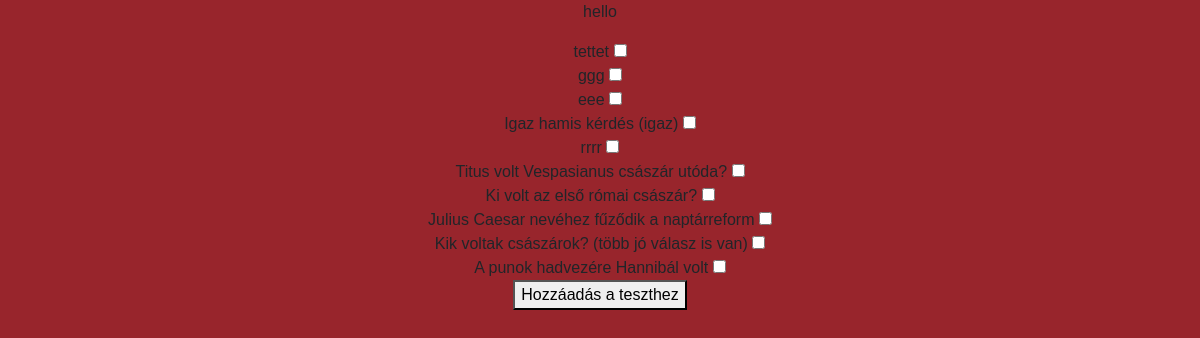
/test/24/select-questions/, run on an earlier commit of the app's database.
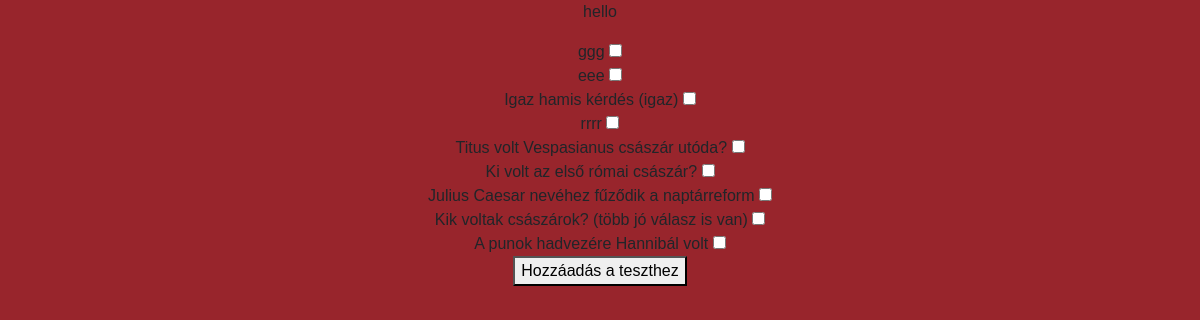
And on a later commit of the database.
### roman_map/models.py (models this page shows, shortened)
class Question(models.Model):
    id = models.BigAutoField(primary_key=True)
    QUESTION_TYPES = [
        ('mc', 'Több válasz'),
        ('tf', 'Igaz/Hamis')
    ]
    def validate_positiv_number(value):
        if value < 0:
            raise ValidationError(
                ('%(value)s kisebb min 0.'),
                params={'value': value},
            )
    quiz = models.ForeignKey(Quiz, on_delete=models.SET_NULL, related_name='questions', null=True, blank=True)
    text = models.CharField(max_length=255, blank=False)
    question_type = models.CharField(max_length=2, choices=QUESTION_TYPES)
    points = models.PositiveIntegerField(default=0, validators=[validate_positiv_number])

### roman_map/views.py (the view, shortened to what this page needs)
# urls.py: path('test/<int:quiz_id>/select-questions/', view=views.kerdes_kivalasztasa, name="kerdes_kivalasztasa"),
def kerdes_kivalasztasa(request, quiz_id):
    try:
        questions = Question.objects.filter(~Q(quiz = quiz_id))
        return render(request, 'quiz/select_questions.html', {"questions":questions})
    except Question.DoesNotExist as e:
        db_logger.error("Hiba: A kérdés nem található"+str(e))
        messages.error(request, "Hiba: A kérdés nem található!")
        return redirect("teszt_reszletei", quiz_id=quiz.id)
    except Quiz.DoesNotExist as e:
        db_logger.error("Hiba: a teszt nem található"+str(e))
        messages.error(request, "Hiba. A teszt nem található!")
        return redirect("teszt_reszletei", quiz_id=quiz.id)
    except Exception as e:
        db_logger.error("Hiba: "+str(e))
        messages.error(request, "Hiba a kérdések hozzáadása során!")
        return redirect("teszt_reszletei", quiz_id=quiz.id)

### roman_map/templates/quiz/select_questions.html (shortened to what this page needs)
{% extends "quiz/test.html" %}
{% block content %}
<p>hello</p>
<form action="" method="post">
    {% for question in questions %}
            <label for="{{question.id}}">{{question.text}}</label>
            <input type="checkbox" id="{{question.id}}" name="questions" value="{{question.id}}"><br>
    {% endfor %}
    <button type="submit">Hozzáadás a teszthez</button>
</form>
{% endblock content %}

What changed in the data, as far as the page shows it:
removed Question: text "tettet"
